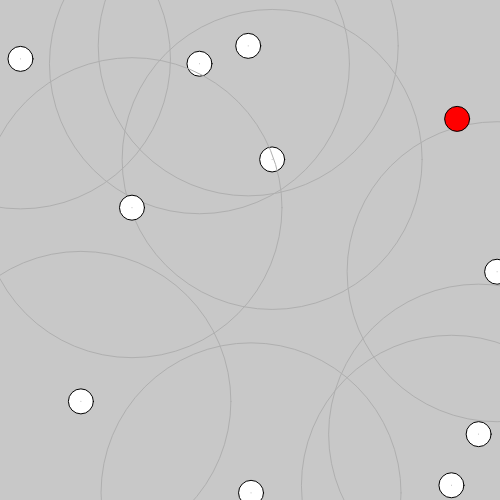
Frame 1 (no input)
Frame 60 (no input): identical to frame 1, image omitted
Frame 120 (the mouse pressed at the canvas centre since frame 60): identical to frame 1, image omitted

The p5.js sketch that drew this single still picture (run headless with seeded random() and noise() and a simulated clock; from frame 60 on, the mouse is pressed at the canvas centre):

// p5.js sketch
// ── sketch.js
const CANVAS_HEIGHT = 500;
const CANVAS_WIDTH = 500;

const N_SHEEP = 10;
const CIRCLE_SIZE = 25;

const SHEEP_SIGHT = 150;
const SHEEP_VELOCITY = 0.5;

const DOG_VELOCITY = 2;
class Sheep {
  constructor(x, y, index){
    this.position = createVector(x, y);
    this.index = index;
    this.bestNeighborPosition = this.position;
  }

  render(){
    let c = color('white');
    if(this.position.dist(dog.position) < SHEEP_SIGHT){
      c = color('green');
    }
    stroke(0)
    fill(c);
    circle(this.position.x, this.position.y, CIRCLE_SIZE)

    stroke(175)
    line(this.position.x, this.position.y, this.bestNeighborPosition.x, this.bestNeighborPosition.y)

    noFill();
    circle(this.position.x, this.position.y, SHEEP_SIGHT*2)
  }

  nearestBestNeighbor(allSheep, dog){
    const myDistanceToDog = this.position.dist(dog.position);

    if(myDistanceToDog > SHEEP_SIGHT){
      return this.position;
    }

    let bestNeighborIndex = this.index;
    let bestDistance = myDistanceToDog;

    for(let i = 0; i < N_SHEEP; i++){
      if(i != this.index){
        const sheepDistanceToDog = allSheep[i].position.dist(dog.position);
        const sheepDistanceToMe = allSheep[i].position.dist(this.position);
        if(sheepDistanceToDog > bestDistance && 
          sheepDistanceToMe < SHEEP_SIGHT &&
          sheepDistanceToMe > CIRCLE_SIZE){
          bestNeighborIndex = i;
          bestDistance = sheepDistanceToDog;
        }
      }
    }

    return allSheep[bestNeighborIndex].position;
  }

  move(){
    // let dir = this.bestNeighborPosition.sub(this.position);
    let sheepAttraction = p5.Vector.sub(this.bestNeighborPosition, this.position);
    sheepAttraction.setMag(5);

    const distanceToDog = this.position.dist(dog.position);

    let dogRepulsion = p5.Vector.sub(this.position, dog.position);
    const dogRepulstionMagnitude = distanceToDog < SHEEP_SIGHT ? 1 : 0;
    dogRepulsion.setMag(dogRepulstionMagnitude);

    let resultingForce = sheepAttraction.add(dogRepulsion)
    resultingForce.setMag(SHEEP_VELOCITY*(SHEEP_SIGHT/distanceToDog - 1))

    // Update the position with the acceleration
    this.position.add(resultingForce);
  }

  run(allSheep, dog){
    this.bestNeighborPosition = this.nearestBestNeighbor(allSheep, dog)
    this.move();
    this.render();
  }
}

class Herd {
  constructor(){
    this.sheep = [];
  }

  addSheep(s) {
    this.sheep.push(s);
  }

  run(dog){
    for (let s of this.sheep) {
      s.run(this.sheep, dog);  // Passing the entire list of boids to each boid individually
    }
  }
}

class Dog {
  constructor(x, y){
    this.position = createVector(x, y);
  }

  render(){
    let c = color('red');
    fill(c);
    stroke(0)
    circle(this.position.x, this.position.y, CIRCLE_SIZE)
  }

  checkKeys(){
    if (keyIsDown(LEFT_ARROW)) {
      this.position.x -=  DOG_VELOCITY;
    }
    if (keyIsDown(RIGHT_ARROW)) {
      this.position.x +=  DOG_VELOCITY;
    }
    if (keyIsDown(UP_ARROW)) {
      this.position.y -=  DOG_VELOCITY;
    }
    if (keyIsDown(DOWN_ARROW)) {
      this.position.y +=  DOG_VELOCITY;
    }
  
  }

  run(){
    this.checkKeys();
    this.render();
  }
}




let herd;
let dog;

function setup() {
  // put setup code here
  createCanvas(CANVAS_WIDTH, CANVAS_HEIGHT);

  herd = new Herd();
  for (let i = 0; i < N_SHEEP; i++) {
    s = new Sheep(Math.random()*(CANVAS_WIDTH), Math.random()*CANVAS_HEIGHT, i);
    herd.addSheep(s);
  }

  dog = new Dog(Math.random()*(CANVAS_WIDTH), Math.random()*CANVAS_HEIGHT)

}

function draw() {
  // put drawing code here
  background(200);
  herd.run(dog);
  dog.run();
}

function keyPressed() {
  if (keyCode === UP_ARROW) {
    dog.position.y = dog.position.y - DOG_VELOCITY;
  } else if (keyCode === DOWN_ARROW) {
    dog.position.y = dog.position.y + DOG_VELOCITY;
  }
  if (keyCode === LEFT_ARROW) {
    dog.position.x = dog.position.x - 5;
  } else if (keyCode === RIGHT_ARROW) {
    dog.position.x = dog.position.x + 5;
  }
  
}
